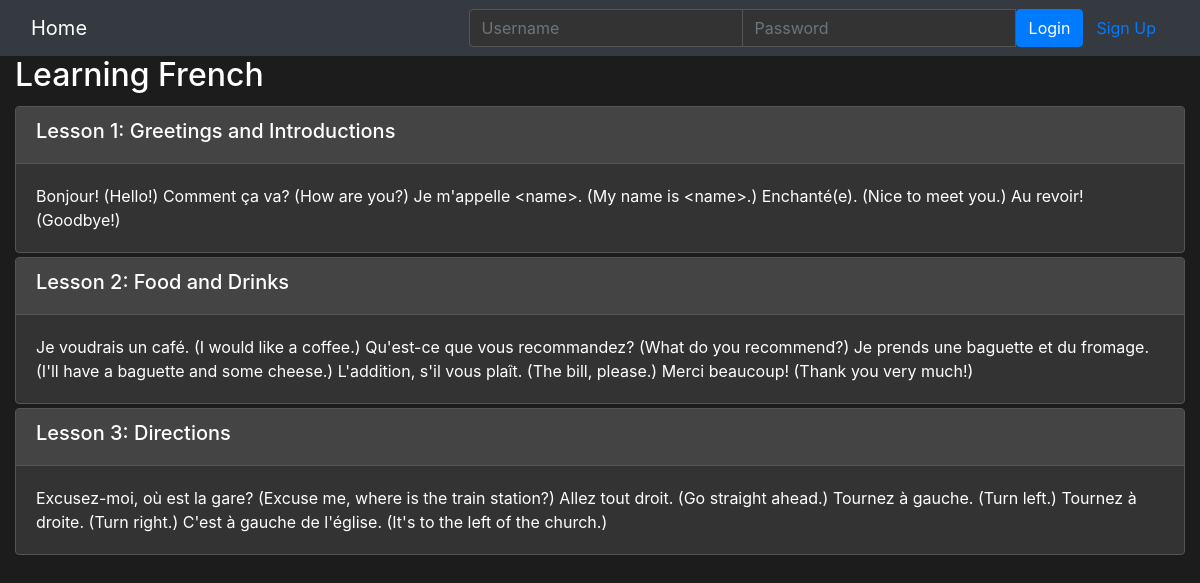
Page /onlinecourse/1/ on the committed database.
### onlinecourse/models.py (models this page shows, shortened)
class Course(models.Model):
    name = models.CharField(null=False, max_length=30, default='online course')
    image = models.ImageField(upload_to='course_images/')
    description = models.CharField(max_length=1000)
    pub_date = models.DateField(null=True)
    instructors = models.ManyToManyField(Instructor)
    users = models.ManyToManyField(settings.AUTH_USER_MODEL, through='Enrollment')
    total_enrollment = models.IntegerField(default=0)
    is_enrolled = False

class Lesson(models.Model):
    title = models.CharField(max_length=200, default="title")
    order = models.IntegerField(default=0)
    course = models.ForeignKey(Course, on_delete=models.CASCADE)
    content = models.TextField()

### onlinecourse/views.py (the view)
# urls.py: path('<int:pk>/', views.CourseDetailView.as_view(), name='course_details'),
class CourseDetailView(generic.DetailView):
    model = Course
    template_name = 'onlinecourse/course_detail_bootstrap.html'

### onlinecourse/templates/onlinecourse/course_detail_bootstrap.html (shortened to what this page needs)
<!DOCTYPE html>
<html lang="en">
<head>
    {% load static %}
    <link rel="stylesheet" href="https://maxcdn.bootstrapcdn.com/bootstrap/4.5.2/css/bootstrap.min.css">
</head>
<body>
<nav class="navbar navbar-dark bg-dark">
    <div class="container-fluid">
        <div class="navbar-header">
            <a class="navbar-brand" href="{% url 'onlinecourse:index' %}">Home</a>
        </div>
        <ul class="nav navbar-nav navbar-right">
            {% if user.is_authenticated %}
                <li>
                    <a class="btn btn-link" href="#">{{ user.first_name }}({{ user.username }})</a>
                    <a class="btn btn-link" href="{% url 'onlinecourse:logout' %}">Logout</a>
                </li>
            {% else %}
                <li>
                    <form class="form-inline" action="{% url 'onlinecourse:login' %}" method="post">
                        <div class="input-group">
                            <input type="text" class="form-control" placeholder="Username" name="username">
                            <input type="password" class="form-control" placeholder="Password" name="psw">
                            <button class="btn btn-primary" type="submit">Login</button>
                            <a class="btn btn-link" href="{% url 'onlinecourse:registration' %}">Sign Up</a>
                        </div>
                    </form>
                </li>
            {% endif %}
        </ul>
    </div>
</nav>
<div class="container-fluid">
    <h2>{{ course.name }}</h2>
    <div class="card-columns-vertical">
        {% for lesson in course.lesson_set.all %}
            <div class="card mt-1">
                <div class="card-header"><h5>Lesson {{ lesson.order|add:1 }}: {{ lesson.title }}</h5></div>
                <div class="card-body">{{ lesson.content }}</div>
            </div>
        {% endfor %}
    </div>
</div>
</body>
</html>

### onlinecourse/templates/onlinecourse/course_detail_bootstrap.html (style rules this page uses)
body { background-color: #1c1c1c; color: #fff; }
.navbar { background-color: #444444; color: #fff; }
.navbar-brand { color: #fff; }
.form-control { background-color: #333333; border-color: #555555; color: #fff; }
.card { background-color: #333333; border-color: #555555; color: #fff; }
.card-header { background-color: #444444; border-color: #555555; color: #fff; }
.card-columns-vertical { column-count: 1; }
.btn-primary { background-color: #007bff; border-color: #007bff; }

### rows in the picture
Course: name "Learning French"
Lesson: order|add "1", title "Greetings and Introductions", content "Bonjour! (Hello!) Comment ça va? (How are you?) Je m'appelle <name>. (My name is <name>.) Enchanté(e). (Nice to meet you.) Au revoir! (Goodbye!)"
Lesson: order|add "2", title "Food and Drinks", content "Je voudrais un café. (I would like a coffee.) Qu'est-ce que vous recommandez? (What do you recommend?) Je prends une baguette et du fromage. (I'll have a baguette and some cheese.) L'addition, s'il vous plaît. (The bill, please.) Merci beaucoup! (Thank you very much!)"
Lesson: order|add "3", title "Directions", content "Excusez-moi, où est la gare? (Excuse me, where is the train station?) Allez tout droit. (Go straight ahead.) Tournez à gauche. (Turn left.) Tournez à droite. (Turn right.) C'est à gauche de l'église. (It's to the left of the church.)"
